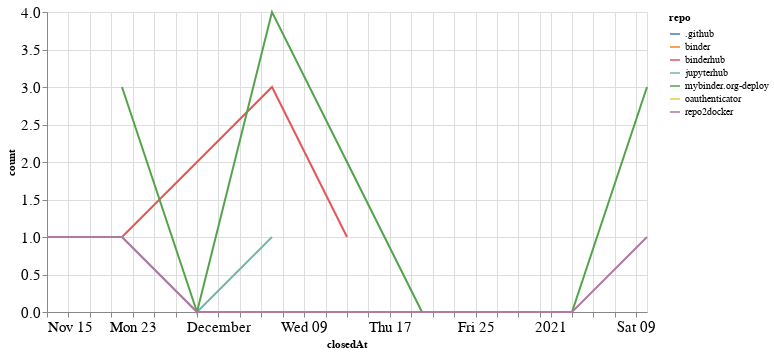

Notebook cell for this chart:
### Code cell
closed_by_time = closed_by.groupby('repo').resample('W', on='closedAt').count()['author'].reset_index()
closed_by_time = closed_by_time.rename(columns={'author': 'count'})

alt.Chart(closed_by_time, width=600).mark_line().encode(
    x='closedAt',
    y='count',
    color='repo',
    tooltip="repo"
)

### Figure 1 — Vega-Lite specification as saved in the notebook (floating-point values rounded to 4 significant figures)
{"config": {"axisLeft": {"labelFontSize": 15}, "axisBottom": {"labelFontSize": 15}}, "data": {"name": "data-ea71920d9c9bdc39f848fd1ffba4a31f"}, "mark": "line", "encoding": {"color": {"type": "nominal", "field": "repo"}, "tooltip": {"type": "nominal", "field": "repo"}, "x": {"type": "temporal", "field": "closedAt"}, "y": {"type": "quantitative", "field": "count"}}, "width": 600, "$schema": "https://vega.github.io/schema/vega-lite/v4.8.1.json", "datasets": {"data-ea71920d9c9bdc39f848fd1ffba4a31f": [{"repo": ".github", "closedAt": "2020-12-06T00:00:00", "count": 1}, {"repo": "binder", "closedAt": "2020-11-15T00:00:00", "count": 1}, {"repo": "binderhub", "closedAt": "2020-11-15T00:00:00", "count": 1}, {"repo": "binderhub", "closedAt": "2020-11-22T00:00:00", "count": 1}, {"repo": "binderhub", "closedAt": "2020-11-29T00:00:00", "count": 2}, {"repo": "binderhub", "closedAt": "2020-12-06T00:00:00", "count": 3}, {"repo": "binderhub", "closedAt": "2020-12-13T00:00:00", "count": 1}, {"repo": "jupyterhub", "closedAt": "2020-11-22T00:00:00", "count": 1}, {"repo": "jupyterhub", "closedAt": "2020-11-29T00:00:00", "count": 0}, {"repo": "jupyterhub", "closedAt": "2020-12-06T00:00:00", "count": 1}, {"repo": "mybinder.org-deploy", "closedAt": "2020-11-22T00:00:00", "count": 3}, {"repo": "mybinder.org-deploy", "closedAt": "2020-11-29T00:00:00", "count": 0}, {"repo": "mybinder.org-deploy", "closedAt": "2020-12-06T00:00:00", "count": 4}, {"repo": "mybinder.org-deploy", "closedAt": "2020-12-13T00:00:00", "count": 2}, {"repo": "mybinder.org-deploy", "closedAt": "2020-12-20T00:00:00", "count": 0}, {"repo": "mybinder.org-deploy", "closedAt": "2020-12-27T00:00:00", "count": 0}, {"repo": "mybinder.org-deploy", "closedAt": "2021-01-03T00:00:00", "count": 0}, {"repo": "mybinder.org-deploy", "closedAt": "2021-01-10T00:00:00", "count": 3}, {"repo": "oauthenticator", "closedAt": "2020-11-22T00:00:00", "count": 1}, {"repo": "repo2docker", "closedAt": "2020-11-15T00:00:00", "count": 1}, {"repo": "repo2docker", "closedAt": "2020-11-22T00:00:00", "count": 1}, {"repo": "repo2docker", "closedAt": "2020-11-29T00:00:00", "count": 0}, {"repo": "repo2docker", "closedAt": "2020-12-06T00:00:00", "count": 0}, {"repo": "repo2docker", "closedAt": "2020-12-13T00:00:00", "count": 0}, {"repo": "repo2docker", "closedAt": "2020-12-20T00:00:00", "count": 0}, {"repo": "repo2docker", "closedAt": "2020-12-27T00:00:00", "count": 0}, {"repo": "repo2docker", "closedAt": "2021-01-03T00:00:00", "count": 0}, {"repo": "repo2docker", "closedAt": "2021-01-10T00:00:00", "count": 1}]}}
